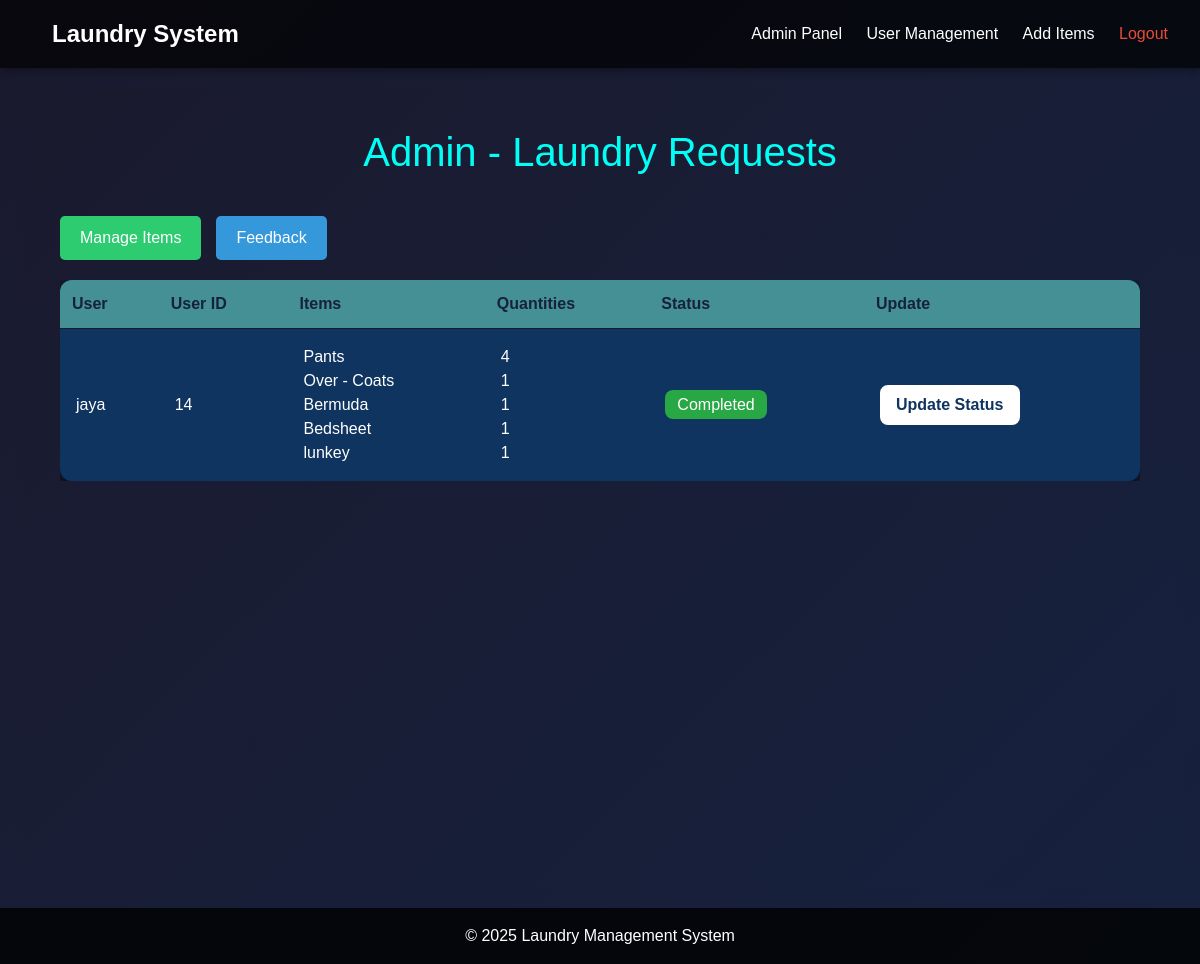
/admin-requests/ (signed in), run on an earlier commit of the app's database.
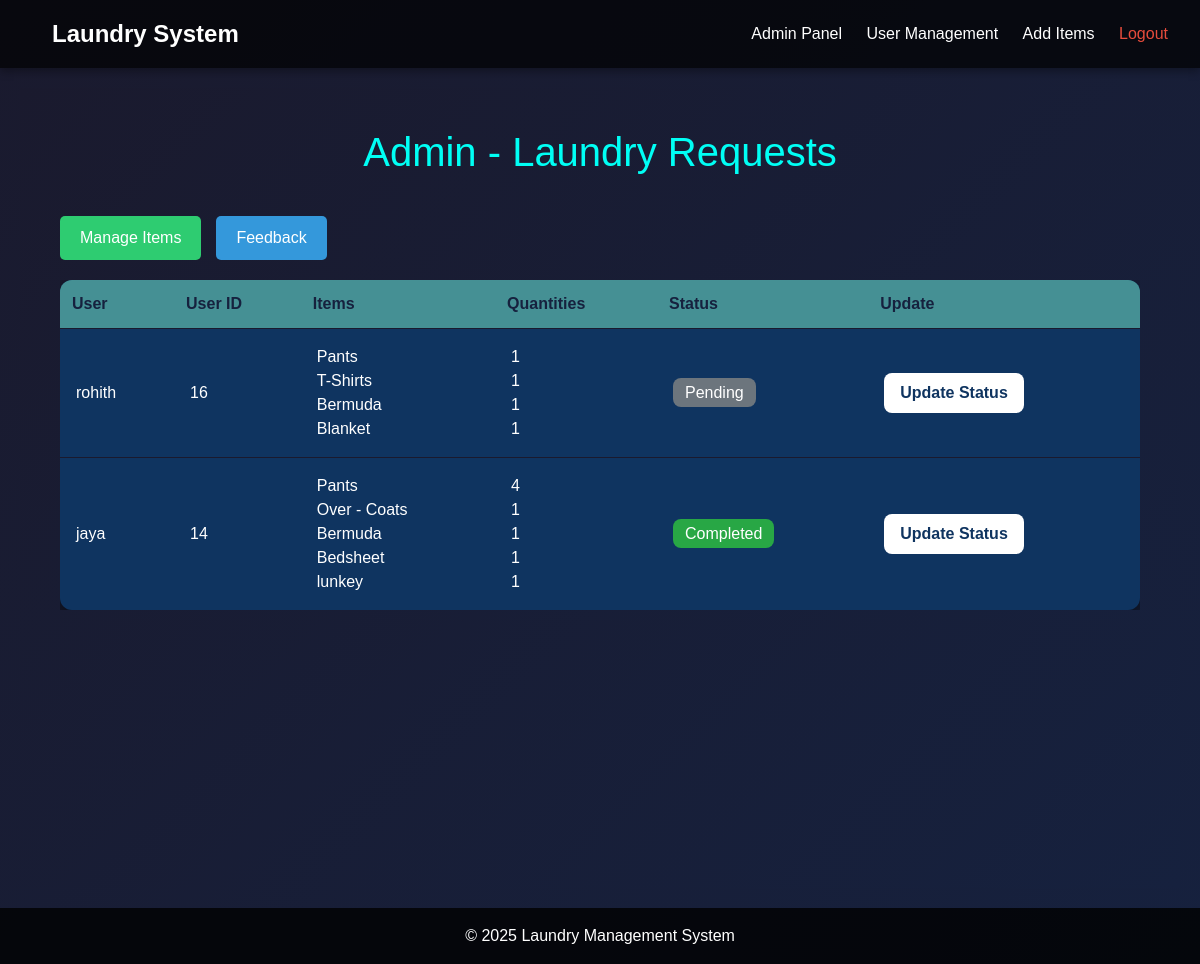
And on a later commit of the database.
### laundry/models.py (models this page shows, shortened)
class LaundryRequest(models.Model):
    STATUS_CHOICES = [
        ('Pending', 'Pending'),
        ('Recieved', 'Recieved'),
        ('In Progress', 'In Progress'),
        ('Completed', 'Completed'),
    ]
    user = models.ForeignKey(User, on_delete=models.CASCADE)
    items = models.ManyToManyField(LaundryItem, through='LaundryRequestItem')
    status = models.CharField(max_length=20, choices=STATUS_CHOICES, default='Pending')
    created_at = models.DateTimeField(auto_now_add=True)
    completed_at = models.DateTimeField(null=True, blank=True)  # New Field

class LaundryRequestItem(models.Model):
    laundry_request = models.ForeignKey(LaundryRequest, on_delete=models.CASCADE)
    item = models.ForeignKey(LaundryItem, on_delete=models.CASCADE)
    quantity = models.PositiveIntegerField(default=1)

class LaundryItem(models.Model):
    name = models.CharField(max_length=100)

### laundry/views.py (the view)
# urls.py: path('admin-requests/', views.admin_laundry_requests, name='admin_requests'),
@staff_member_required
def admin_laundry_requests(request):
    requests = LaundryRequest.objects.all().order_by('-created_at')
    unread_count = Feedback.objects.filter(viewed=False).count()
    return render(request, 'admin_request.html', {
        'requests': requests,
        'unread_feedback_count': unread_count
    })

### laundry/templates/admin_request.html (shortened to what this page needs)
{% extends 'base.html' %}
{% block content %}
<div style="min-height: 100vh; background: linear-gradient(135deg, #1a1a2e, #16213e); padding: 40px;">
    <h2 style="color: #00fff5; text-align: center; margin-bottom: 40px; font-size: 2.5rem;">
        Admin - Laundry Requests
    </h2>
    <div style="display: flex; justify-content: space-between; align-items: center; margin-bottom: 20px;">
        <div style="display: flex; gap: 15px;">
            <a href="{% url 'add_laundry_item' %}"
               style="background: #2ecc71; color: white; padding: 10px 20px; border-radius: 5px; text-decoration: none;">
                Manage Items
            </a>
            <a href="{% url 'admin_notifications' %}"
               style="background: #3498db; color: white; padding: 10px 20px; border-radius: 5px; text-decoration: none; position: relative;">
                Feedback
            </a>
        </div>
    </div>
    <div style="overflow-x: auto;">
        <table style="width: 100%; border-collapse: collapse; background: #0f3460; border-radius: 12px; overflow: hidden; box-shadow: 0 10px 30px rgba(0, 0, 0, 0.8);">
            <thead>
                <tr style="background: #459094; color: #16213e;">
                    <th style="padding: 12px; text-align: left;">User</th>
                    <th style="padding: 12px; text-align: left;">User ID</th>
                    <th style="padding: 12px; text-align: left;">Items</th>
                    <th style="padding: 12px; text-align: left;">Quantities</th>
                    <th style="padding: 12px; text-align: left;">Status</th>
                    <th style="padding: 12px; text-align: left;">Update</th>
                </tr>
            </thead>
            <tbody>
                {% for request in requests %}
                <tr style="border-top: 1px solid #1a1a2e;">
                    <td style="padding: 16px; color: white;">{{ request.user.username }}</td>
                    <td style="padding: 16px; color: white;">{{ request.user.id }}</td>
                    <td style="padding: 16px; color: white;">
                        {% for item in request.laundryrequestitem_set.all %}
                            <div>{{ item.item.name }}</div>
                        {% endfor %}
                    </td>
                    <td style="padding: 16px; color: white;">
                        {% for item in request.laundryrequestitem_set.all %}
                            <div>{{ item.quantity }}</div>
                        {% endfor %}
                    </td>
                    <td style="padding: 16px;">
                        {% if request.status == 'Completed' %}
                            <span style="background: #28a745; color: white; padding: 6px 12px; border-radius: 8px;">{{ request.status }}</span>
                        {% elif request.status == 'In Progress' %}
                            <span style="background: #ffc107; color: #16213e; padding: 6px 12px; border-radius: 8px;">{{ request.status }}</span>
                        {% else %}
                            <span style="background: #6c757d; color: white; padding: 6px 12px; border-radius: 8px;">{{ request.status }}</span>
                        {% endif %}
                    </td>
                    <td style="padding: 16px;">
                        <a href="{% url 'update_status' request.id %}"
                           style="display: inline-block; padding: 8px 16px; background: linear-gradient(90deg, #ffffff, #ffffff); color: #0f3460; border-radius: 8px; text-decoration: none; font-weight: bold; transition: background 0.3s;"
                           onmouseover="this.style.background='linear-gradient(90deg, #00fff5, #00adb5)'"
                           onmouseout="this.style.background='linear-gradient(90deg, #00adb5, #00fff5)'">
                             Update Status
                        </a>
                    </td>
                </tr>
                {% empty %}
                <tr>
                    <td colspan="6" style="padding: 20px; text-align: center; color: white;">
                        No laundry requests available.
                    </td>
                </tr>
                {% endfor %}
            </tbody>
        </table>
    </div>
</div>
{% endblock %}

### laundry/templates/base.html (shortened to what this page needs)
<!DOCTYPE html>
<html lang="en">
<head>
    <link href="https://cdn.jsdelivr.net/npm/bootstrap@5.3.0/dist/css/bootstrap.min.css" rel="stylesheet">
</head>
<body>
    <nav class="navbar">
        <a href="{% url 'dashboard' %}" style="font-size: 1.5rem; font-weight: bold;">Laundry System</a>
        <div>
            {% if user.is_authenticated %}
                {% if user.is_staff %}
                    <a href="{% url 'admin_requests' %}">Admin Panel</a>
                    <a href="{% url 'user_management' %}">User Management</a>
                    <a href="{% url 'add_laundry_item' %}">Add Items</a>
                {% else %}
                    <a href="{% url 'dashboard' %}">Dashboard</a>
                    <a href="{% url 'history' %}">History</a>
                    <a href="{% url 'update_profile' %}">Update Profile</a>
                    <a href="{% url 'request_laundry' %}">Request Laundry</a>
                {% endif %}
                <a href="{% url 'logout' %}" style="color: #e74c3c;">Logout</a>
            {% else %}
                <a href="{% url 'login' %}">Login</a>
            {% endif %}
        </div>
    </nav>
    <div class="container">
        {% block content %}{% endblock %}
    </div>
    <footer class="footer">
        © 2025 Laundry Management System
    </footer>
</body>
</html>

### laundry/templates/base.html (style rules this page uses)
body { margin: 0; padding: 0; min-height: 100vh; display: flex; flex-direction: column; background: linear-gradient(135deg, #1a1a2e, #16213e); color: white; font-family: Arial, sans-serif; }
.navbar { display: flex; justify-content: space-between; align-items: center; padding: 1rem 2rem; background: rgba(0, 0, 0, 0.7); box-shadow: 0 4px 8px rgba(0, 0, 0, 0.3); }
.navbar a { color: white; text-decoration: none; margin-left: 20px; transition: color 0.3s; }
.container { flex-grow: 1; padding: 20px; max-width: 1200px; margin: auto; }
.footer { text-align: center; padding: 1rem; background: rgba(0, 0, 0, 0.8); }

What changed in the data, as far as the page shows it:
added LaundryRequest: user.username "rohith", user.id "16", status "Pending"
added LaundryRequestItem: item.name "Pants", quantity "1"
added LaundryRequestItem: item.name "T-Shirts", quantity "1"
added LaundryRequestItem: item.name "Bermuda", quantity "1"
added LaundryRequestItem: item.name "Blanket", quantity "1"
